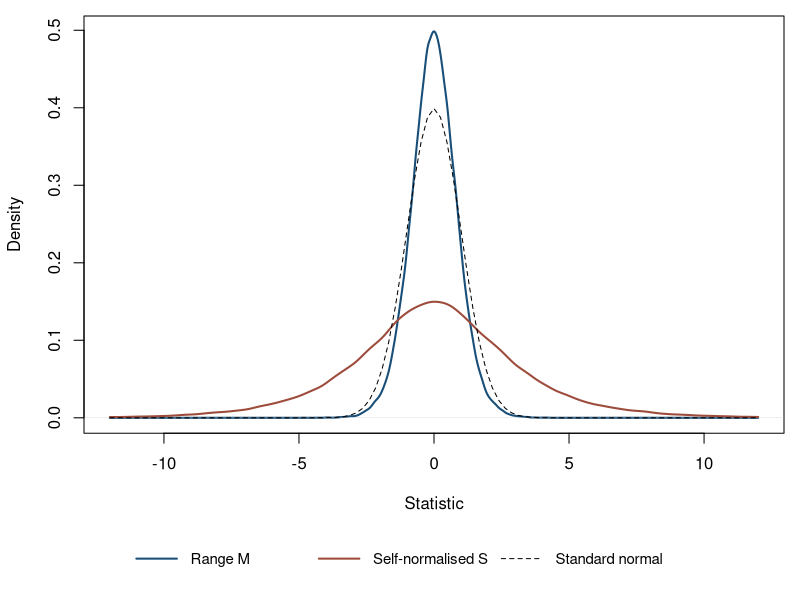
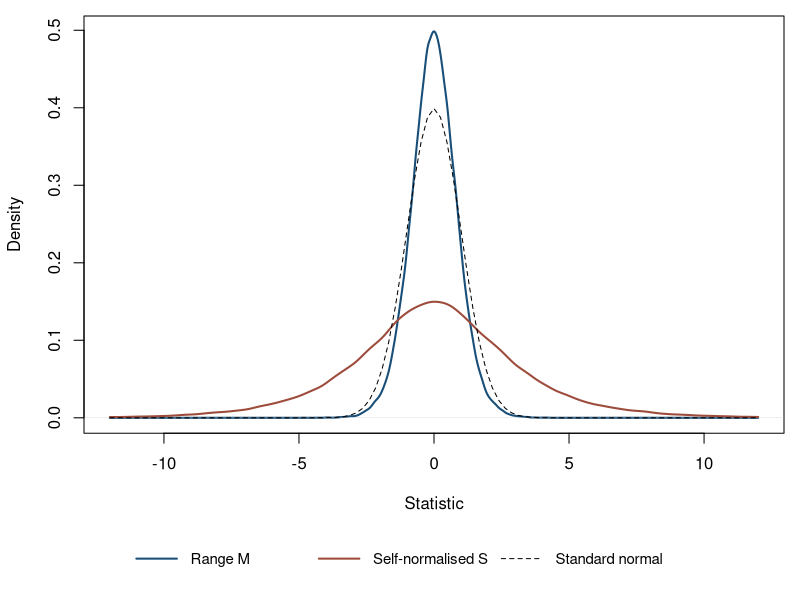

These figures' R source, in order:
# Create the output directory when this example is run on its own.
dir.create("figures", recursive = TRUE, showWarnings = FALSE)

## =====================================================
## 1. Define the scalar upper-tail probabilities
## =====================================================
# S_tail(x) and M_tail(x) give P(S > x) and P(M > x).
S_tail <- function(x) {
  if (x == 0) return(.5)
  integrate(function(th) {
    z <- x / sin(th)
    exp(.5 * (log(2 * z) - z - log1p(-exp(-2 * z))))
  }, 0, pi / 2, rel.tol = 1e-10)$value / pi
}
range_cdf <- function(r) vapply(r, function(x) {
  if (x <= 0) return(0)
  j <- 1:80
  if (x < 1) sqrt(2 * pi) * pi^2 / x^3 *
    sum(j^2 * exp(-pi^2 * j^2 / (2 * x^2)))
  else 1 - 2 * sum((4 * j^2 * x^2 - 1) * exp(-2 * j^2 * x^2))
}, numeric(1))
M_tail <- function(x) {
  if (x == 0) return(.5)
  integrate(function(r) x * dnorm(x * r) * range_cdf(r), 0, 8,
    rel.tol = 1e-10, subdivisions = 300)$value + pnorm(-8 * x)
}

## =====================================================
## 2. Invert the tails to obtain scalar critical values
## =====================================================
# For squared statistics, use alpha / 2 in each signed tail.
quant <- function(alpha, fun) uniroot(function(x) fun(x) - alpha,
  c(.001, 50), tol = 1e-9)$root
alpha <- c(.1, .05, .025, .01, .005, .001)
scalar <- data.frame(alpha = alpha,
  S = sapply(alpha, quant, fun = S_tail),
  M = sapply(alpha, quant, fun = M_tail),
  U1 = sapply(alpha / 2, quant, fun = S_tail)^2,
  M1sq = sapply(alpha / 2, quant, fun = M_tail)^2)
print(scalar, digits = 10)
write.csv(scalar, "critical_scalar.csv", row.names = FALSE)

## =====================================================
## 3. Tabulate the bridge-range inverse distribution
## =====================================================
# The grid converts uniform draws to bridge-range draws.
rgrid <- seq(.15, 5, length.out = 60001)
Fgrid <- range_cdf(rgrid)
use <- !duplicated(Fgrid) & Fgrid > 0 & Fgrid < 1
qrange <- approxfun(c(0, Fgrid[use], 1), c(0, rgrid[use], 8), rule = 2)

## =====================================================
## 4. Simulate the multivariate reference statistics
## =====================================================
# B is the number of draws; K is the truncation; qmax is dimension.
# Approximate the omitted bridge covariance by its expectation.
set.seed(61008)
B <- 100000L
K <- 512L
qmax <- 10L
weights <- 1 / (pi * seq_len(K))
tailmean <- trigamma(K + 1) / pi^2
U <- M2 <- matrix(NA_real_, B, qmax)
for (i in seq_len(B)) {
  A <- matrix(rnorm(K * qmax), K, qmax) * weights
  V <- crossprod(A) + diag(tailmean, qmax)
  Z <- rnorm(qmax)
  w <- forwardsolve(t(chol(V)), Z)
  U[i, ] <- cumsum(w^2)
  ranges <- qrange(runif(qmax))
  M2[i, ] <- cumsum((Z / ranges)^2)
  if (i %% 10000L == 0L) cat("replications", i, "\n")
}

## =====================================================
## 5. Compute multivariate critical values
## =====================================================
# Use numerical integration for the first, scalar column.
Ucv <- apply(U, 2, quantile, probs = 1 - alpha, type = 8)
Mcv <- apply(M2, 2, quantile, probs = 1 - alpha, type = 8)
Ucv[, 1] <- scalar$U1
Mcv[, 1] <- scalar$M1sq
rownames(Ucv) <- rownames(Mcv) <- alpha
write.csv(Ucv, "critical_U.csv")
write.csv(Mcv, "critical_M2.csv")

## =====================================================
## 6. Estimate Monte Carlo error and save the results
## =====================================================
# Twenty independent batches quantify simulation uncertainty.
mcse <- function(z) {
  arr <- sapply(split(seq_len(B), rep(1:20, each = B / 20)), function(ii)
    as.vector(apply(z[ii, , drop = FALSE], 2, quantile,
      probs = 1 - alpha, type = 8)))
  matrix(apply(arr, 1, sd) / sqrt(20), length(alpha), qmax)
}
write.csv(mcse(U), "critical_U_mcse.csv")
write.csv(mcse(M2), "critical_M2_mcse.csv")
saveRDS(list(S = scalar, U = Ucv, M2 = Mcv, B = B, K = K, seed = 61008,
  scalar_MC = data.frame(alpha,
    S = quantile(sqrt(U[, 1]), 1 - 2 * alpha, type = 8),
    M = quantile(sqrt(M2[, 1]), 1 - 2 * alpha, type = 8))),
"critical_checks.rds")
print(Ucv)
print(Mcv)

## =====================================================
## 7. Compare the signed densities and save the figure
## =====================================================
# Random signs recover the symmetric scalar distributions.
sgn <- sample(c(-1, 1), B, replace = TRUE)
ds <- density(sgn * sqrt(U[, 1]), from = -12, to = 12, n = 2048)
dm <- density(sgn * sqrt(M2[, 1]), from = -12, to = 12, n = 2048)
draw_densities <- function() {
  oldpar <- par(no.readonly = TRUE)
  on.exit({
    layout(1)
    par(oldpar)
  })
  layout(matrix(1:2, ncol = 1), heights = c(1, 0.16))
  par(mar = c(4.2, 4.2, 0.8, 0.8))
  plot(dm, lwd = 2, col = "#184e77", xlab = "Statistic", main = "",
    ylim = c(0, max(dm$y)))
  lines(ds, lwd = 2, col = "#9d4c3c")
  curve(dnorm(x), add = TRUE, lty = 2)
  par(mar = rep(0, 4))
  plot.new()
  legend("center", c("Range M", "Self-normalised S", "Standard normal"),
    col = c("#184e77", "#9d4c3c", "black"), lty = c(1, 1, 2),
    lwd = c(2, 2, 1),
    bty = "n", horiz = TRUE, cex = 0.9, seg.len = 3)
}
pdf("figures/dist-m-hat.pdf", width = 7, height = 4.5)
draw_densities()
dev.off()
png("figures/dist-m-hat.png", width = 2100, height = 1350, res = 300)
draw_densities()
dev.off()
